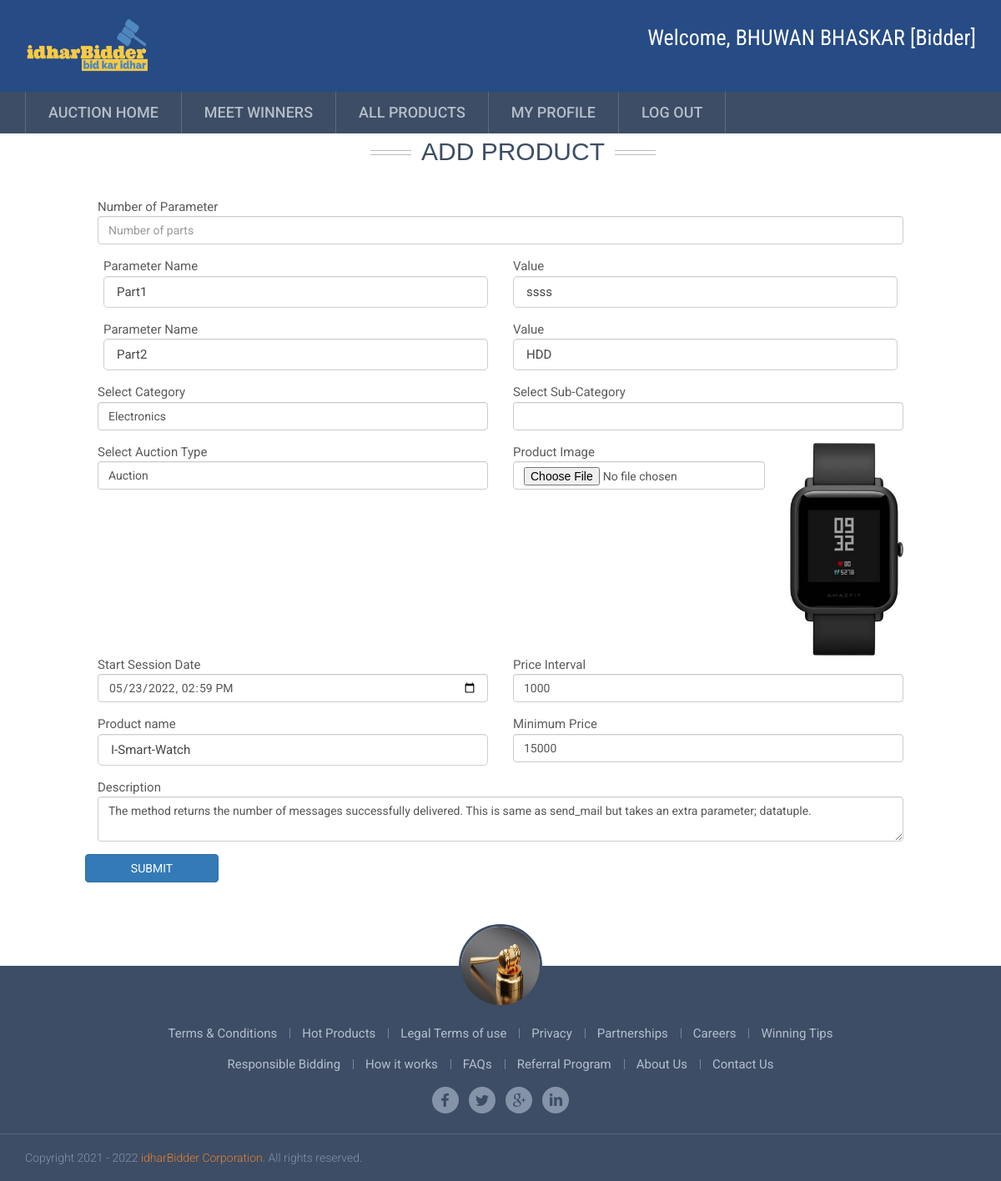
The app's page /edit_product/2 (signed in) with its own data.
### bid_app/models.py (models this page shows, shortened)
class AuctionUser(models.Model):
    user = models.ForeignKey(User,on_delete=models.CASCADE,null=True, blank=True)
    dob = models.DateField(null=True, blank=True)
    address = models.CharField(max_length=100,null=True, blank=True)
    contact = models.CharField(max_length=10,null=True, blank=True)
    image = models.FileField(null=True, blank=True)
    user_type = models.CharField(max_length=100,null=True, blank=True)
    status = models.CharField(max_length=100,null=True, blank=True, default="pending")
    membership = models.ForeignKey(Member_fee,on_delete=models.CASCADE,null=True, blank=True)
    created = models.DateTimeField(auto_now_add=True)
    adhar_card = models.FileField(null=True, blank=True)
    pan_card = models.FileField(null=True, blank=True)
    bank_statement = models.FileField(null=True, blank=True)
    adhar_number = models.CharField(max_length=100,null=True, blank=True)
    pan_number = models.CharField(max_length=100,null=True, blank=True)
    account_number = models.CharField(max_length=100,null=True, blank=True)
    agree = models.BooleanField(null=True, blank=True)
    email_verification = models.BooleanField(null=True, blank=True)
    otp = models.CharField(max_length=100,null=True, blank=True)

class Product(models.Model):
    status  = models.CharField(max_length=100,null=True, default='pending')
    bid_type  = models.CharField(max_length=100,null=True)
    payment_status  = models.CharField(max_length=100,null=True,default='pending')
    winner  = models.ForeignKey(User, on_delete=models.CASCADE, null=True, blank=True, related_name='winner')
    user  = models.ForeignKey(User, on_delete=models.CASCADE, null=True, blank=True, related_name='seller')
    name = models.CharField(max_length=100,null=True)
    min_price = models.IntegerField(null=True)
    final_price = models.IntegerField(null=True)
    interval_price = models.IntegerField(null=True)
    images = models.FileField(null=True)
    session = models.DateTimeField(null=True, blank=True)
    endsession = models.DateTimeField(null=True, blank=True, auto_now_add=True)
    category = models.ForeignKey(Sub_Category,on_delete=models.CASCADE,null=True)
    parameter = models.TextField(null=True, default="{}")
    description = models.TextField(null=True, blank=True)
    comment = models.TextField(null=True, blank=True)
    created = models.DateField(auto_now_add=True, null=True, blank=True)

class Category(models.Model):
    name = models.CharField(max_length=100,null=True)

### bid_app/views.py (the view, shortened to what this page needs)
# urls.py: path('edit_product/<int:pid>', edit_product, name="edit_product"),
def edit_product(request, pid):
    if not request.user.is_authenticated:
        return redirect('login_admin')
    if request.user.is_authenticated:
        auctionuser = AuctionUser.objects.get(user=request.user)
        if auctionuser.status == "pending":
            messages.success(request, "Your verification is pending. complete your additional detail and email verification. if these are already completed then try login after sometime.We are working on your detail verification.Thanks!")
            return redirect('profile', request.user.id)
    data = Product.objects.get(id=pid)
    cat = Category.objects.all()
    scat = Sub_Category.objects.all()
    d = {'cat': cat,'scat':scat, 'data':data}
    return render(request, 'edit_product.html', d)

### bid_app/templates/edit_product.html (shortened to what this page needs)
{% extends 'index.html' %}
{% block body %}
{% load static %}
{% load custom_tags %}
<div class="container" style="background:white">
    <div class="container heading heading-v1">
        <h3 style="text-transform: uppercase; font-size: 30px; margin-top: 5px; font-family: 'Trebuchet MS', Arial, sans-serif;">Add Product</h3>
    </div>
<div class="container-fluid" style="width:90%;margin-top:2%">
    <form method="post" action="" enctype="multipart/form-data">
        <div class="form-row">
        <div class="form-group col-md-12">
          <label for="exampleFormControlInput1">Number of Parameter</label>
          <input type="number" class="form-control" id="numberofparts" name="numberofparts" onkeyup="addrow(this)" placeholder="Number of parts">
        </div>
        </div>
        {% for i,j in data.parameter|change_dict %}
          <div class="form-row" id="req-`+req+`" style="padding-left:7px;padding-right:7px">
            <div class="form-group col-md-6">
              <label for="exampleFormControlInput1"> Parameter Name</label>
              <input type="text" class="form-control" name="edit_parts_name-{{forloop.counter}}" placeholder="Parts Name" value="{{i}}">
            </div>
            <div class="form-group col-md-6">
              <label for="exampleFormControlInput1"> Value </label>
              <input type="text" class="form-control" name="edit_parts_image-{{forloop.counter}}" value="{{j}}">
            </div>
          </div>
        {% endfor %}
        <div class="form-row">
            <div class="col-md-6">
                <div class="form-group">
                    <label for="exampleFormControlSelect1">Select Category</label>
                    <select class="form-control" id="programming" name="cat">
                            {% for i in cat %}
                            <option value="{{i.id}}" {% if data.category.category.id == i.id %} selected {% endif %}>{{i.name}}</option>
                            {% endfor %}
                    </select>
                </div>
            </div>
            <div class="col-md-6">
                <div class="form-group">
                    <label for="exampleFormControlSelect1">Select Sub-Category</label>
                    <select class="form-control" id="courses" name="scat">
                    </select>
                </div>
            </div>
        </div>
        <div class="form-row">
            <div class="col-md-6">
                <div class="form-group">
                    <label for="exampleFormControlSelect1">Select Auction Type</label>
                    <select class="form-control" id="auction_type" name="bid_type" onchange="changemxmin()">
                            <option value="Auction" {% if data.bid_type == 'Auction' %} selected {% endif %}>Auction</option>
                    </select>
                </div>
            </div>
            <div class="col-md-4">
                <div class="form-group">
                    <label for="exampleInputPassword1">Product Image</label>
                    <input type="file" class="form-control" id="exampleInputPassword1" name="image">
                </div>
            </div>
            <div class="col-md-2">
                <img src="{{data.images.url}}" style="width:100%">
              </div>
            <div class="col-md-6">
                <div class="form-group">
                    <label for="exampleFormControlSelect1">Start Session Date</label>
                    <input type="datetime-local" class="form-control" name="start" value="{{data.session|date:'Y-m-d'}}T{{data.session|time:'H:i'}}">
                </div>
            </div>
            <div class="col-md-6">
                <div class="form-group">
                    <label for="exampleFormControlSelect1">Price Interval</label>
                    <input type="number" class="form-control" name="interval_price" value="{{data.interval_price}}">
                </div>
            </div>
            <div class="col-md-6">
                <div class="form-group">
                    <label for="exampleInputPassword1">Product name</label>
                    <input type="text" class="form-control" placeholder="Enter product Name" id="exampleInputPassword1" value="{{data.name}}" name="p_name">
                </div>
            </div>
            <div class="col-md-6">
                <div class="form-group">
                    <label id="auction_label">Minimum Price</label>
                    <input type="number" class="form-control" id="exampleInputPassword1" name="price" value="{{data.min_price}}">
                </div>
            </div>
        </div>
        <div class="form-row">
            <div class="col-md-12">
                <div class="form-group">
                    <label for="exampleInputPassword1">Description</label>
                    <textarea class="form-control" id="exampleInputPassword1" name="desc" placeholder="Write product description">{{data.description}}</textarea>
                </div>
            </div>
        </div>
      <button type="submit" class="btn btn-primary" style="margin-bottom:10%">Submit</button>
    </form>
 </div>
</div>
{% endblock %}

### bid_app/templates/index.html (shortened to what this page needs)
<!DOCTYPE html>
{% load static %}
<html class="no-js">
<head id="Head1">
<link rel="stylesheet" href="{% static 'assets/plugins/bootstrap/css/bootstrap.min.css' %}" />
<link rel="stylesheet" href="{% static 'assets/plugins/font-awesome/css/font-awesome.min.css' %}" />
<link rel="stylesheet" href="{% static 'css/style.css' %}" />
<link rel="stylesheet" href="{% static 'css/vendor/venobox.css' %}" />
<link rel="stylesheet" href="{% static 'css/rain.style.css' %}" />
<link rel="stylesheet" href="{% static 'css/responsive.css' %}" />
</head>
<body class="home">
    <div id="wrapper">
            <header id="header" style="background:#264b85">
                <div class="header-top" >
                    <div class="wrap">
                        <a href="index.html" id="logo" title="Bidderboy">
                            <img src="{% static 'images/idharBidder.png' %}" alt="Bidderboy" style="width:150px;height:70px"></a>
                            {% if not request.user.is_authenticated %}
                        <div class="user-login">
                            <div id="Panel1" onkeypress="javascript:return WebForm_FireDefaultButton(event, &#39;btnLogin&#39;)">
                                <span id="lblLError" style="color: #F70A00;"></span>
                            <form action="/login" method="post" enctype="multipart/form-data">
                                {% csrf_token %}
                                <ul class="formlist">
                                    <li>
                                        <input name="uname" type="text" id="txtLUserName" class="textbox" placeholder="Username or Email" />
                                        <label class="forgot-passsword">
                                    </li>
                                    <li>
                                        <input name="pwd" type="password" id="txtLPassword" class="textbox" placeholder="Password" />
                                    </li>
                                    <li class="actions">
                                        <input type="submit" name="btnLogin" value="Login" id="btnLogin" class="login-button" />
                                    </li>
                                </ul>
                            </form>
</div>
{% else %}
<div class="user-login">
    <h5 style="color:white">Welcome, {{request.user.first_name}} {{request.user.last_name}} [{{request.user.auctionuser_set.all.0.user_type}}]</h5>
</div>
{% endif %}
                        </div>
                    </div>
                </div>
                <div class="navigation-row">
                    <nav id="mainmenu">
                        <div class="wrap">
                            <ul>
                                {% if request.user.is_authenticated and request.user.auctionuser_set.all.0.user_type == "Seller" %}
                                <li><a href="/" title="Auction-Home">Auction Home</a></li>
                                    <li><a href="/add_product" title="Add Bid">Add Bid</a></li>
                                    <li><a href="/view_product" title="Add Bid">Product</a></li>
                                    <li><a href="/meetwinners/" title="Meet Winners">Meet Winners</a></li>
                                    <li><a href="/all_product/" title="Hot Products">All Products</a></li>
                                    <li><a href="/profile/{{request.user.id}}" title="My Profile">My Profile</a></li>
                                    <li><a href="/logout" title="Logout">Log out</a></li>
                                {% elif request.user.is_authenticated and request.user.auctionuser_set.all.0.user_type == "Bidder" %}
                                    <li><a href="/" title="Auction-Home">Auction Home</a></li>
                                    <li><a href="/meetwinners/" title="Meet Winners">Meet Winners</a></li>
                                    <li><a href="/all_product/" title="Hot Products">All Products</a></li>
                                    <li><a href="/profile/{{request.user.id}}" title="My Profile">My Profile</a></li>
                                    <li><a href="/logout" title="Logout">Log out</a></li>
                                {% endif %}
                            </ul>
                        </div>
                    </nav>
                </div>
           {% block body %}
           {% endblock %}
            <footer id="footer">
                <div class="footer-top">
                    <div class="wrap">
                        <div class="boy-thumb">
                            <figure>
                                <img src="{% static 'images/auct.jpg' %}" alt="Bidderboy">
                            </figure>
                        </div>
                        <nav class="fmenu">
                            <ul>
                                <li><a href="Terms.html" title="Terms &amp; Conditions">Terms &amp; Conditions</a></li>
                                <li><a href="HotProducts.html" title="Responsible Bidding">Hot Products</a></li>
                                <li><a href="Legal.html" title="Legal Terms of use">Legal Terms of use</a></li>
                                <li><a href="Privacy.html" title="Privacy">Privacy</a></li>
                                <li><a href="Partnership.html" title="Partnerships">Partnerships</a></li>
                                <li><a href="Careers.html" title="Careers">Careers</a></li>
                                <li><a href="Winning-Tips.html" title="Winning Tips">Winning Tips</a></li>
                            </ul>
                        </nav>
                        <nav class="fmenu">
                            <ul>
                                <li><a href="responsible-bidding.html" title="Responsible Bidding">Responsible Bidding</a></li>
                                <li><a href="How-it-works.html" title="How it works">How it works</a></li>
                                <li><a href="FAQs.html" title="FAQs">FAQs</a></li>
                                <li><a href="Referral-Program.html" title="Referral Program">Referral Program</a></li>
                                <li><a href="/about" title="About Us">About Us</a></li>
                                <li><a href="/contact" title="Contact Us">Contact Us</a></li>
                            </ul>
                        </nav>
                        <ul class="social">
                            <li><a href="http://www.facebook.com/bidderboy" class="fb" title="Facebook" target="_blank">Facebook</a></li>
                            <li><a href="http://twitter.com/bidderboy_india" class="tw" title="Twitter" target="_blank">Twitter</a></li>
                            <li><a href="https://www.instagram.com/bidderboy/" class="gp" title="Instagram" target="_blank">Instagram</a></li>
                            <li><a href="http://in.linkedin.com/in/bidderboy" class="in" title="Linked In" target="_blank">Linked In</a></li>
                        </ul>
                    </div>
                </div>
                <div class="copyright-section">
                    <div class="wrap">
                        <div class="copyright">Copyright 2021 - 2022 <a href="/">idharBidder Corporation</a>. All rights reserved.</div>
                    </div>
                </div>
            </footer>
</body>
</html>

### records on screen
Product: cat "Electronics", bid_type "Auction", images (picture), start "05/23/2022 14:59", interval_price "1000", p_name "I-Smart-Watch", price "15000", desc "The method returns the number of messages successfully delivered. This is same as send_mail but takes an extra parameter; datatuple."

### other values on screen
{{ request.user.first_name }} "BHUWAN"
{{ request.user.last_name }} "BHASKAR"
{{ request.user.auctionuser_set.all.0.user_type }} "Bidder"
